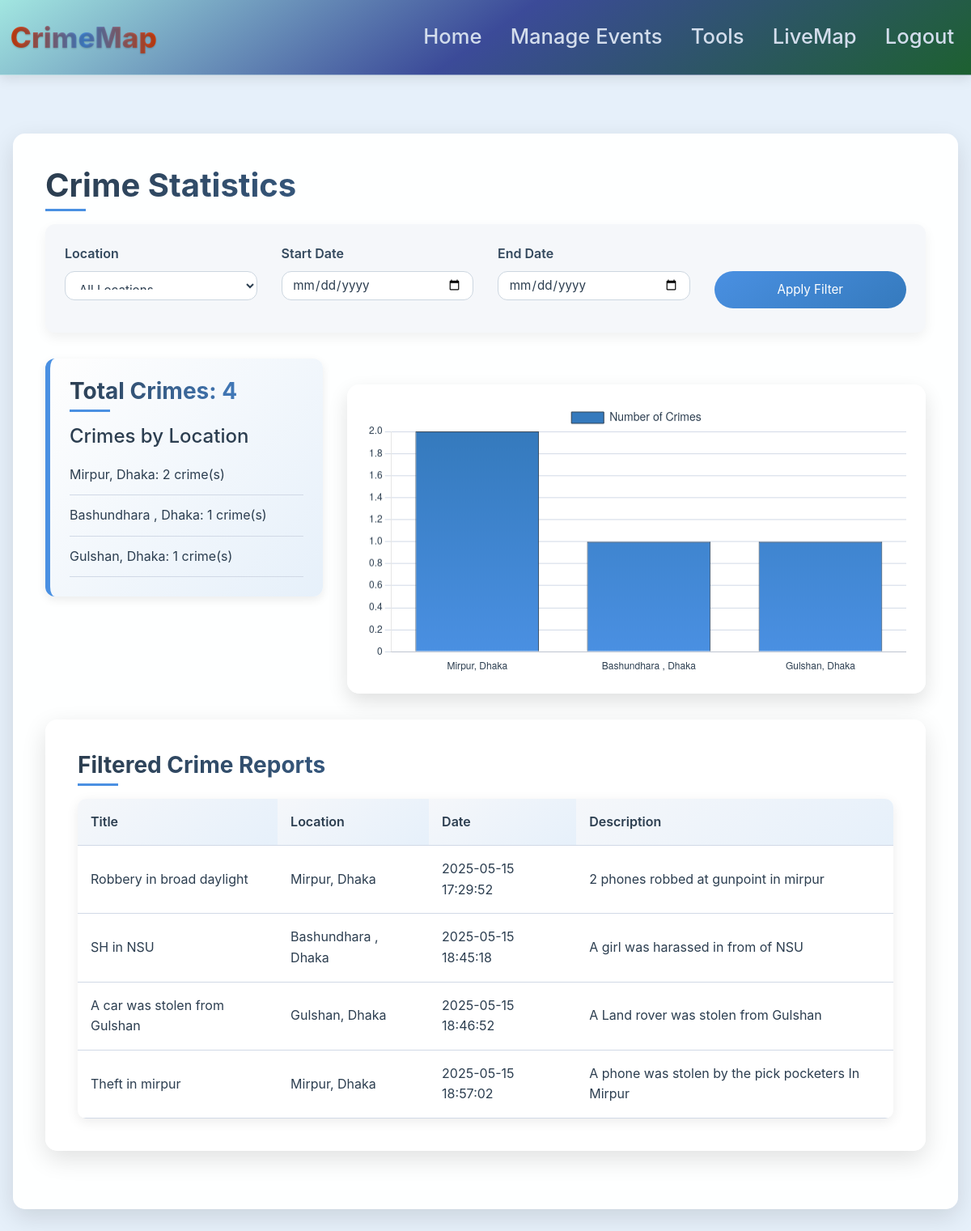
The app's page /stats (signed in) with its own data.
### website/models.py (models this page shows)
class Crime(db.Model):
    __tablename__ = 'crime'
    __table_args__ = {'extend_existing': True}
    id = db.Column(db.Integer, primary_key=True)
    title = db.Column(db.String(100))
    location = db.Column(db.String(100))
    data = db.Column(db.String(10000))
    date = db.Column(db.DateTime(timezone=True), default=func.now())
    user_id = db.Column(db.Integer, db.ForeignKey('user.id'))

### website/views.py (the view)
@views.route('/stats', methods=['GET'])
@login_required
def stats():
    crimes = Crime.query.all()
    location_filter = request.args.get('location', '')
    start_date_str = request.args.get('start_date', '')
    end_date_str = request.args.get('end_date', '')
    if start_date_str:
        start_date = datetime.strptime(start_date_str, '%Y-%m-%d')
    else:
        start_date = datetime.min
    if end_date_str:
        end_date = datetime.strptime(end_date_str, '%Y-%m-%d')
    else:
        end_date = datetime.max
    filtered_crimes = [
        crime for crime in crimes
        if (start_date <= crime.date <= end_date) and (location_filter == '' or crime.location == location_filter)
    ]
    location_counts = Counter([crime.location for crime in filtered_crimes])
    locations = list(location_counts.keys())
    counts = list(location_counts.values())
    return render_template('stats.html',
        user=current_user,
        locations=locations,
        counts=counts,
        location_filter=location_filter,
        crime_count=len(filtered_crimes),
        location_counts=location_counts,
        crimes=filtered_crimes)  # Changed from crimes to filtered_crimes

### website/__init__.py (called while the page is built)
def create_app():
    app = Flask(__name__)
    app.config['SECRET_KEY'] = 'hjshjhdjah kjshkjdhjs'
    app.config['SQLALCHEMY_DATABASE_URI'] = f'sqlite:///{DB_NAME}'
    db.init_app(app)
    from .views import views
    from .auth import auth
    from .feedbacks import feedbacks
    app.register_blueprint(views, url_prefix='/')
    app.register_blueprint(auth, url_prefix='/')
    app.register_blueprint(feedbacks, url_prefix='/feedbacks')
    from .models import User
    with app.app_context():
        db.create_all()
    login_manager = LoginManager()
    login_manager.login_view = 'auth.login'
    login_manager.init_app(app)
    @login_manager.user_loader
    def load_user(id):
        return User.query.get(int(id))
    return app

### website/views.py (called while the page is built)
@views.context_processor
def inject_upcoming_events():
    upcoming_events = Event.query.filter(Event.date > datetime.now()).count()
    return {'upcoming_events': upcoming_events}

### website/templates/stats.html (shortened to what this page needs)
{% extends "base.html" %}
{% block content %}
<div class="stats-container">
    <h1>Crime Statistics</h1>
    <div class="filter-form">
        <form method="get" action="{{ url_for('views.stats') }}" class="row">
            <div class="col-md-3">
                <label for="location">Location</label>
                <select id="location" name="location" class="form-control" data-toggle="tooltip" title="Filter by crime location">
                    <option value="">All Locations</option>
                </select>
            </div>
            <div class="col-md-3">
                <label for="start_date">Start Date</label>
                <input type="date" id="start_date" name="start_date" class="form-control" value="{{ request.args.get('start_date', '') }}" data-toggle="tooltip" title="Select start date for filtering">
            </div>
            <div class="col-md-3">
                <label for="end_date">End Date</label>
                <input type="date" id="end_date" name="end_date" class="form-control" value="{{ request.args.get('end_date', '') }}" data-toggle="tooltip" title="Select end date for filtering">
            </div>
            <div class="col-md-3">
                <label>&nbsp;</label>
                <button type="submit" class="btn btn-primary w-100" data-toggle="tooltip" title="Apply the selected filters">Apply Filter</button>
            </div>
        </form>
    </div>
    <div class="row">
        <div class="col-md-4">
            <div class="highlight-box">
                <h3>Total Crimes: {{ crime_count }}</h3>
                <h4 style="margin-top: 1rem;">Crimes by Location</h4>
                <ul class="location-list">
                    {% for location, count in location_counts.items() %}
                        <li>{{ location }}: {{ count }} crime(s)</li>
                    {% endfor %}
                </ul>
            </div>
        </div>
        <div class="col-md-8">
            <div class="chart-container">
                <canvas id="crimeChart" data-toggle="tooltip" title="Bar chart of crimes by location"></canvas>
            </div>
        </div>
    </div>
    <div class="stats-container">
        <h3>Filtered Crime Reports</h3>
        <table class="stats-table">
            <thead>
                <tr>
                    <th>Title</th>
                    <th>Location</th>
                    <th>Date</th>
                    <th>Description</th>
                </tr>
            </thead>
            <tbody>
                {% for crime in crimes %}
                    <tr>
                        <td>{{ crime.title }}</td>
                        <td>{{ crime.location }}</td>
                        <td>{{ crime.date.strftime('%Y-%m-%d %H:%M:%S') }}</td>
                        <td>{{ crime.data }}</td>
                    </tr>
                {% endfor %}
            </tbody>
        </table>
    </div>
</div>
{% endblock %}
{% block javascript %}
<script>
    const locations1 = JSON.parse('{{ locations | tojson | safe }}');
    const counts1 = JSON.parse('{{ counts | tojson | safe }}');
    const ctx = document.getElementById('crimeChart').getContext('2d');
    new Chart(ctx, {
        type: 'bar',
        data: {
            labels: locations1,
            datasets: [{
                label: 'Number of Crimes',
                data: counts1,
                backgroundColor: function(context) {
                    const chart = context.chart;
                    const {ctx, chartArea} = chart;
                    if (!chartArea) return;
                    const gradient = ctx.createLinearGradient(0, chartArea.bottom, 0, chartArea.top);
                    gradient.addColorStop(0, '#4a90e2');
                    gradient.addColorStop(1, '#357abd');
                    return gradient;
                },
                borderColor: '#2c3e50',
                borderWidth: 1,
                hoverBackgroundColor: '#2c3e50',
                hoverBorderColor: '#4a90e2'
            }]
        },
        options: {
            responsive: true,
            scales: {
                y: {
                    beginAtZero: true,
                    grid: { color: '#d1d9e6' },
                    ticks: { color: '#2c3e50' }
                },
                x: {
                    grid: { display: false },
                    ticks: { color: '#2c3e50' }
                }
            },
            plugins: {
                legend: {
                    labels: {
                        color: '#2c3e50',
                        font: { size: 14 }
                    }
                },
                tooltip: {
                    backgroundColor: '#2c3e50',
                    titleColor: '#fff',
                    bodyColor: '#fff',
                    borderColor: '#4a90e2',
                    borderWidth: 1
                }
            },
            animation: {
                duration: 1000,
                easing: 'easeOutQuart'
            }
        }
    });
</script>
{% endblock %}

### website/templates/base.html (style rules this page uses)
body { background-color: #e6f0fa; color: #2c3e50; font-family: -apple-system, BlinkMacSystemFont, "Segoe UI", Roboto, sans-serif; line-height: 1.6; }

### website/templates/stats.html (style rules this page uses)
body { background-color: #e6f0fa; color: #2c3e50; }
.stats-container { background: rgba(255, 255, 255, 0.97); border-radius: 15px; box-shadow: 0 10px 30px rgba(0, 0, 0, 0.12); padding: 2.5rem; margin: 2rem auto; animation: fadeIn 0.5s ease; transition: transform 0.3s ease, box-shadow 0.3s ease; }
h1, h2, h3 { font-weight: 700; background: linear-gradient(90deg, #2c3e50, #4a90e2); -webkit-background-clip: text; -webkit-text-fill-color: transparent; margin-bottom: 1.5rem; position: relative; }
h1::after, h2::after, h3::after { content: ''; width: 50px; height: 3px; background: #4a90e2; position: absolute; bottom: -8px; left: 0; }
.filter-form { background: #f5f7fa; padding: 1.5rem; border-radius: 12px; margin-bottom: 2rem; box-shadow: 0 6px 15px rgba(0, 0, 0, 0.06); }
.filter-form select, .filter-form input { padding: 0.8rem; border: 1px solid #ccd6e0; border-radius: 12px; background: #fff; color: #2c3e50; font-size: 0.95rem; transition: all 0.3s ease; width: 100%; margin-bottom: 1rem; }
.filter-form label { font-weight: 600; margin-bottom: 0.5rem; display: block; color: #34495e; }
.filter-form .btn-primary { background: linear-gradient(145deg, #4a90e2, #357abd); border: none; padding: 0.75rem; font-size: 0.95rem; border-radius: 25px; color: #fff; transition: all 0.3s ease; position: relative; overflow: hidden; }
.filter-form .btn-primary::before { content: ''; position: absolute; top: 50%; left: 50%; width: 0; height: 0; background: rgba(255, 255, 255, 0.25); border-radius: 50%; transform: translate(-50%, -50%); transition: width 0.4s, height 0.4s; }
.stats-table { width: 100%; border-collapse: separate; border-spacing: 0; background: #fff; border-radius: 10px; overflow: hidden; box-shadow: 0 4px 15px rgba(0, 0, 0, 0.08); }
.stats-table th, .stats-table td { padding: 1rem; text-align: left; border-bottom: 1px solid #d1d9e6; }
.stats-table th { background: linear-gradient(145deg, #f5f7fa, #e6f0fa); font-weight: 600; color: #2c3e50; }
.stats-table tr { transition: all 0.3s ease; }
.location-list { list-style: none; padding: 0; margin: 0; }
.location-list li { padding: 0.75rem 0; border-bottom: 1px solid #d1d9e6; color: #2c3e50; transition: background 0.2s ease, padding-left 0.2s ease; }
.chart-container { margin-top: 2rem; padding: 1.5rem; background: rgba(255, 255, 255, 0.97); border-radius: 15px; box-shadow: 0 10px 25px rgba(0, 0, 0, 0.12); animation: fadeIn 0.5s ease; }
.chart-container canvas { max-height: 400px; }
.highlight-box { background: linear-gradient(135deg, #fefefe, #e6f0fa); border-left: 6px solid #4a90e2; padding: 1.5rem; border-radius: 12px; box-shadow: 0 4px 12px rgba(0, 0, 0, 0.08); margin-bottom: 2rem; transition: box-shadow 0.3s ease; }

### records on screen
Crime: location "Mirpur, Dhaka", count "2", title "Robbery in broad daylight", date "2025-05-15 17:29:52", data "2 phones robbed at gunpoint in mirpur"
Crime: location "Bashundhara , Dhaka", user "1", title "SH in NSU", date "2025-05-15 18:45:18", data "A girl was harassed in from of NSU"
Crime: location "Gulshan, Dhaka", user "1", title "A car was stolen from Gulshan", date "2025-05-15 18:46:52", data "A Land rover was stolen from Gulshan"
Crime: title "Theft in mirpur", location "Mirpur, Dhaka", date "2025-05-15 18:57:02", data "A phone was stolen by the pick pocketers In Mirpur"

### other values on screen
{{ crime_count }} "4"
chart data {{ counts | tojson | safe }} [2, 1, 1]
